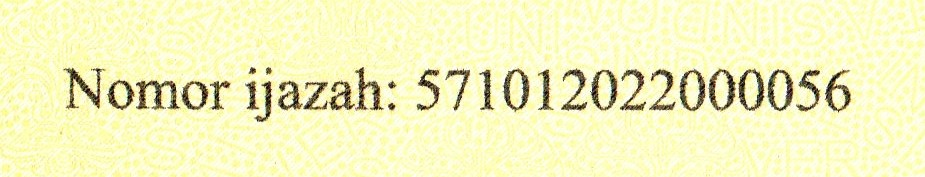
#> input picture Tugas4CPD/CitraIjazah/01_HighQuality_Enhanced.jpg, 925 x 177 px; its folder holds only this picture in this run
$ python tes_ocr.py
#> lines starting #> are read from the running program, lines starting #| are printed output that depends on the picture
import cv2
import pytesseract
from pathlib import Path

# ==========================================================
# KONFIGURASI TESSERACT OCR
# ==========================================================
pytesseract.pytesseract.tesseract_cmd = r'C:\Program Files\Tesseract-OCR\tesseract.exe'

# Konfigurasi mode OCR (OEM 3 = Default Engine, PSM 6 = Menganggap gambar sebagai 1 baris teks)
CUSTOM_CONFIG = r'--oem 3 --psm 6'


# ==========================================================
# KONFIGURASI FOLDER
# ==========================================================
folder_asli = Path("CitraIjazah")
folder_brightness = Path("hasil/brightness")
folder_contrast = Path("hasil/contrast_stretching")
folder_equalization = Path("hasil/histogram_equalization")


# ==========================================================
# FUNGSI BACA TEKS DENGAN OCR
# ==========================================================
def baca_ocr(path_gambar):
    gambar = cv2.imread(str(path_gambar), cv2.IMREAD_GRAYSCALE)
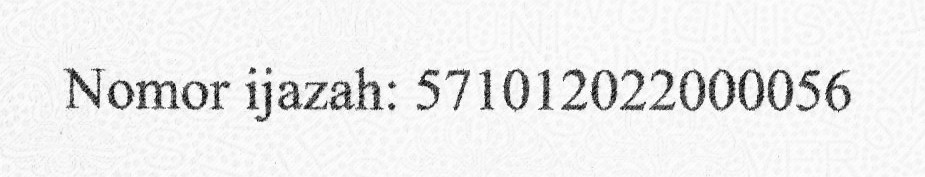
#> gambar: shape (177, 925); min 0, max 255, mean 236.5
    if gambar is None:
        return "Gagal Membaca Gambar"

    # Ekstraksi teks menggunakan pytesseract
#> (the run stopped early here; a loop or call above may not have finished)

$ run again, on Tugas4CPD/CitraIjazah/07_ColorShift_WarmTint.jpg
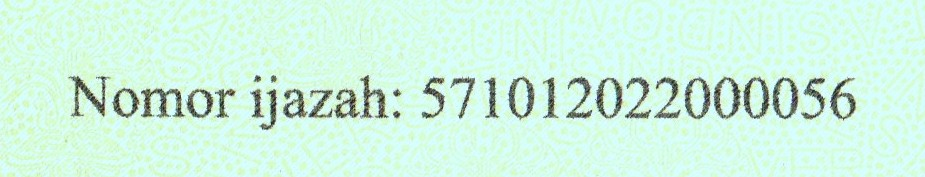
#> input picture Tugas4CPD/CitraIjazah/07_ColorShift_WarmTint.jpg, 925 x 177 px
#> in baca_ocr, `gambar = cv2.imread(str(path_gambar), cv2.IMREAD_GRAYSCALE)`:
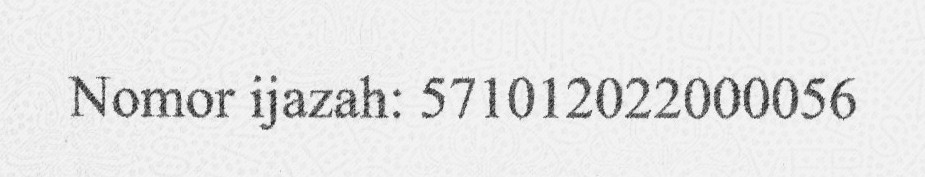
#> gambar: shape (177, 925); min 22, max 255, mean 230.4

$ run again, on Tugas4CPD/CitraIjazah/08_JPEGCompression_Artifacts.jpg
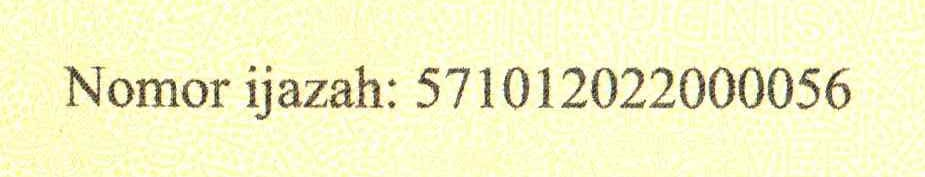
#> input picture Tugas4CPD/CitraIjazah/08_JPEGCompression_Artifacts.jpg, 925 x 177 px
#> in baca_ocr, `gambar = cv2.imread(str(path_gambar), cv2.IMREAD_GRAYSCALE)`:
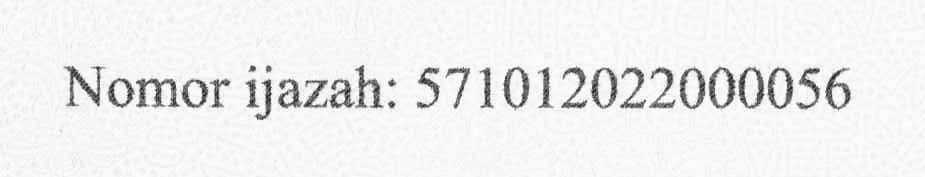
#> gambar: shape (177, 925); min 10, max 255, mean 238.1

$ run again, on Tugas4CPD/CitraIjazah/02_LowContrast.jpg
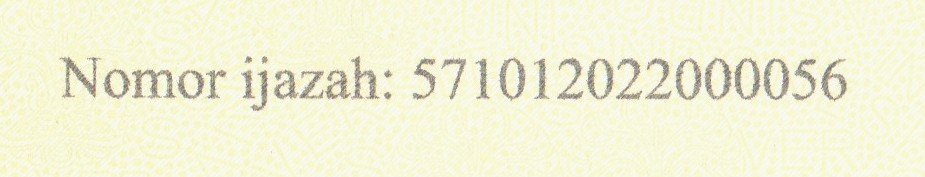
#> input picture Tugas4CPD/CitraIjazah/02_LowContrast.jpg, 925 x 177 px
#> in baca_ocr, `gambar = cv2.imread(str(path_gambar), cv2.IMREAD_GRAYSCALE)`:
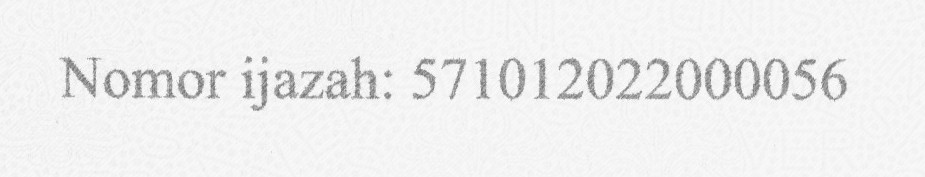
#> gambar: shape (177, 925); min 109, max 255, mean 238.9
